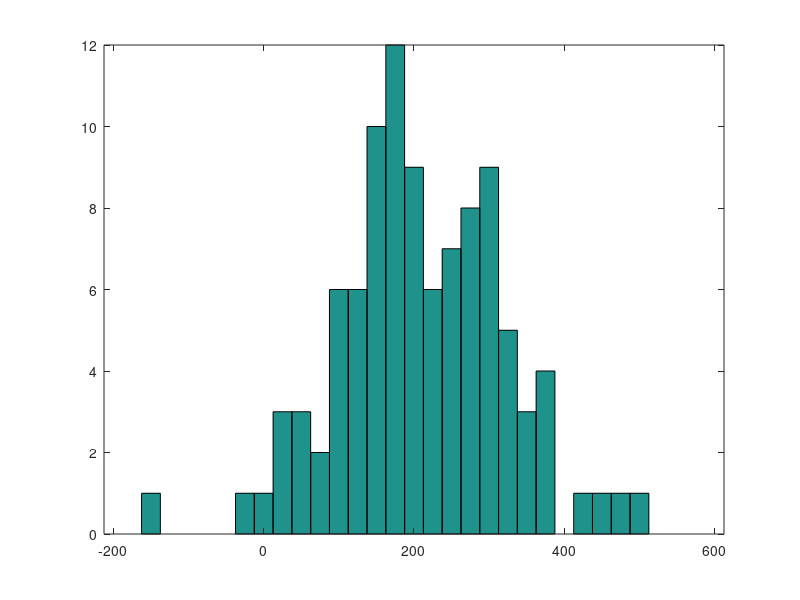

MATLAB code to generate this figure:
%% TSIS #3
% by German Ilyin

%% Monte Carlo Simulation
% Lets consider a game, where casino loses if matlabs rand function
% generates a number greater than 0.51. To simulate 10 games lets do this
revenues = sign(0.51 - rand(1, 10))

%%
% the profit of the house in 100 games is
profit = sum(sign(0.51 - rand (1, 100)))

%%
% on average 100 games house should win 51 times
% for the 10 trials of 100 games
profits = sum(sign(0.51 - rand(100, 10)))
%%
% as we see, there is sizable probability that house has lost money after
% 100 games. To get an idea of how the net profit is likely to be
% distributed in general, we can repeat the experiment a large number of 
% times and make a histogram of the results.
% The following function computes the
% net profits for k different trials of n games each:
profits = inline('sum(sign(0.51 - rand(n, k)))', 'n', 'k')
%%
% histogram of the output of profits using n = 100 and k = 100.
hist(profits(100, 100), -40:2:40); axis tight
%%
% we see that, house likely will money after 100 trials. To get better
% aproximation lets  try 1000 trials
hist(profits(100, 1000), -40:2:40); axis tight
%%
% When we make 10000 trials, we may to see, that histogram shapes like "bel
% curve". 
hist(profits(100, 10000), -40:2:40); axis tight

%%
% Now consider the net profit after 1000 games. We expect on average house
% will win 510 games. Start from 100 trials
hist(profits(1000, 100), -100:2:150); axis tight

%%
% Though the range of observed values for the profit after 1000 games is
% larger than the range for 100 games, the range of possible values is 10 
% times as large, so that relatively speaking the outcomes are closer 
% together than before. 
% After 1000 games the house is more likely to be ahead, but chance to be
% behind is still sizable. Let's repeat with 1000 trials.
hist(profits(1000, 1000), -100:2:150); axis tight

%%
% Though it is unlikely, the chances are not insignificant that the house 
% is behind by more than 50 units after 1000 games.
% Lets see what happens after 10000 games and 100 trials.
hist(profits(10000, 100), -200:25:600); axis tight
%%
% We see, that 100 trials is enough to understand that the chance of house
% will be behind is not sizable.